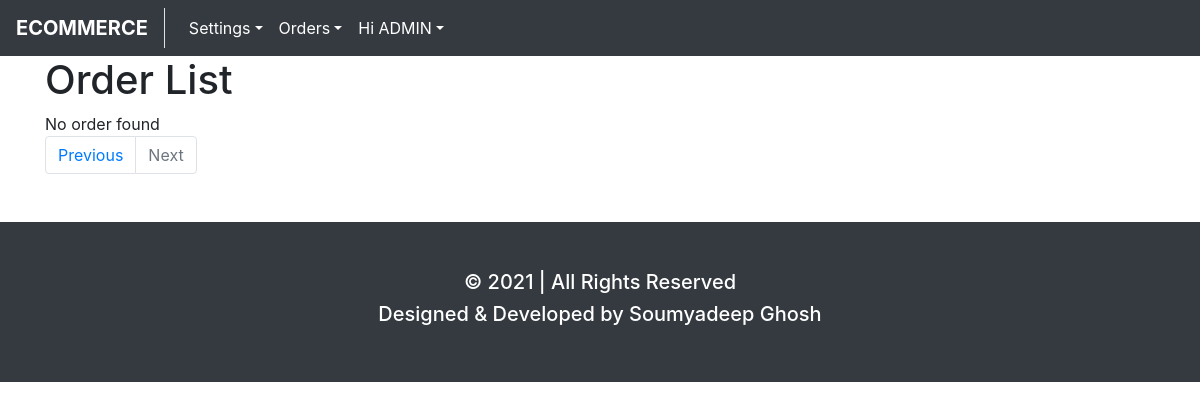
The page /orderlist.php?page=3 (signed in) on the database as committed earlier.
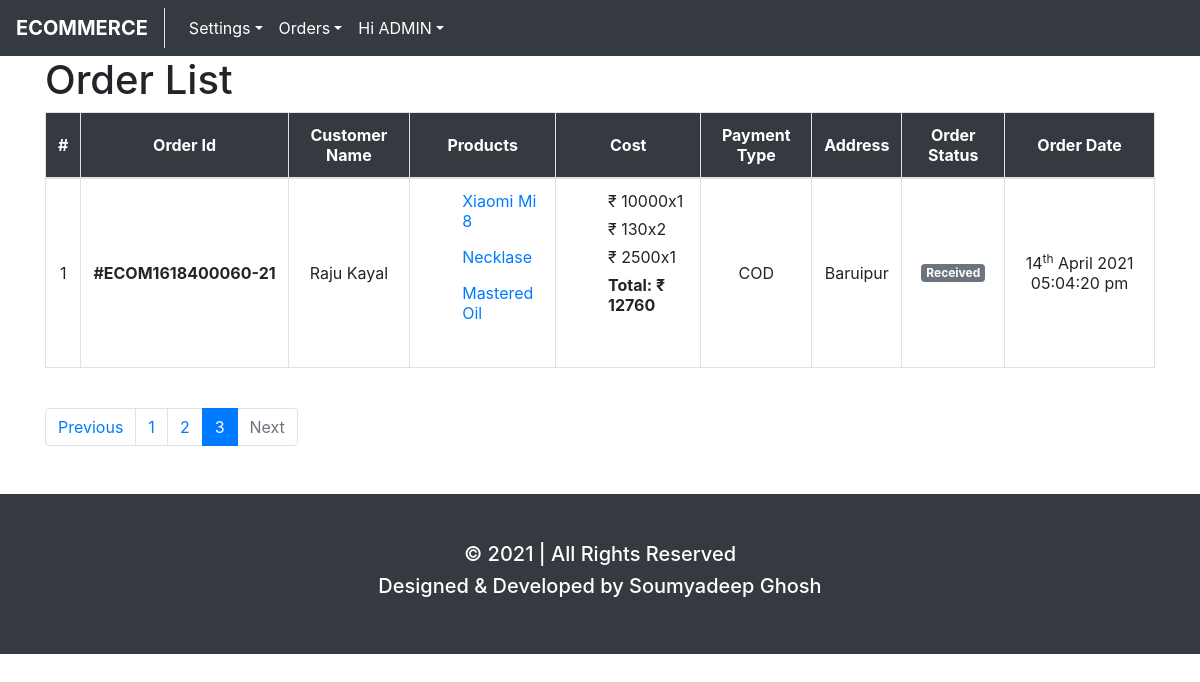
The same page on the database as committed later.
### tables this page shows
CREATE TABLE `orders` (
  `id` int(11) NOT NULL,
  `user_id` int(11) NOT NULL,
  `products` longtext NOT NULL,
  `quantities` longtext NOT NULL,
  `prices` longtext NOT NULL,
  `address` text NOT NULL,
  `payment_method` varchar(50) NOT NULL,
  `invoice` varchar(100) NOT NULL,
  `status` tinyint(1) NOT NULL DEFAULT 1 COMMENT '0=cancelled\r\n1=ordered\r\n2=packed\r\n3=shiped\r\n4=delivered',
  `date` varchar(255) NOT NULL,
  `time` varchar(255) NOT NULL
);

CREATE TABLE `users` (
  `id` int(11) NOT NULL,
  `name` varchar(255) NOT NULL,
  `email` varchar(100) NOT NULL,
  `sex` varchar(10) NOT NULL,
  `address` varchar(255) NOT NULL,
  `username` varchar(50) NOT NULL,
  `password` varchar(100) NOT NULL,
  `type` tinyint(1) NOT NULL DEFAULT 0 COMMENT 'user=0\r\nadmin=1',
  `created_at` varchar(50) NOT NULL,
  `updated_at` varchar(50) NOT NULL
);

### orderlist.php (the view, shortened to what the changed rows need)
<?php
    include "config.php";
    $psql = "SELECT id,name FROM product";
    $pquery = mysqli_query($link,$psql);
    $product_list = [];
    while($result = mysqli_fetch_assoc($pquery)){
        $product_list[$result['id']]['name'] = $result['name'];
    }
    $page = isset($_GET['page']) ? mysqli_real_escape_string($link,$_GET['page']) : 1;
    $limit = 3;
    $offset = ($page - 1) * $limit;
    if($_SESSION['type'] == 1){
        $sql = "SELECT orders.id as order_id,users.name as user_name,products,quantities,orders.prices as prices,orders.address as order_address,payment_method,invoice,status,date,time FROM orders LEFT JOIN users ON orders.user_id=users.id LIMIT $limit OFFSET $offset";
    }
    $query = mysqli_query($link,$sql);
?>
<head>
    <?php include 'layouts/head.php' ?>
</head>
<body>
    <?php include 'layouts/header.php' ?>
    <div class="container">
        <h1>Order List</h1>
        <?php if(mysqli_num_rows($query) > 0){ $orders = mysqli_fetch_all($query,MYSQLI_ASSOC); $slno = 1; ?>
        <table class="table table-bordered">
            <thead class="bg-dark text-center text-white">
                <tr>
                    <th class="align-middle">#</th>
                    <th class="align-middle">Order Id</th>
                    <?= $_SESSION['type'] == 1 ? '<th class="align-middle">Customer Name</th>' : '' ?>
                    <th class="align-middle">Products</th>
                    <th class="align-middle">Cost</th>
                    <?= $_SESSION['type'] == 1 ? '<th class="align-middle">Payment Type</th>' : '' ?>
                    <?= $_SESSION['type'] == 1 ? '<th class="align-middle">Address</th>' : '' ?>
                    <th class="align-middle">Order Status</th>
                    <th class="align-middle">Order Date</th>
                </tr>
            </thead>
            <tbody>
                <?php
                    if($_SESSION['type'] == 1){
                        $psql = "SELECT * FROM orders";
                    }else{
                        $psql = "SELECT * FROM orders WHERE user_id='$user_id'";
                    }
                    $pquery = mysqli_query($link,$psql);
                    $total_record = mysqli_num_rows($pquery);
                    $total_page = ceil($total_record / $limit);
                    foreach($orders as $order){
                ?>
                <tr class="oreder-item">
                    <td class="align-middle text-center"><?= $slno ?></td>
                    <td class="align-middle text-center"><strong><?= '#ECOM'.strtotime($order['time'].' '.$order['date']).'-'.$order['order_id'] ?></strong></td>
                    <?= $_SESSION['type'] == 1 ? '<td class="align-middle text-center">'.$order['user_name'].'</td>' : '' ?>
                    <?php
                        $arr = json_decode($order['products']);
                        $product_array = [];
                        foreach($product_list as $id=>$item){
                            if(in_array($id,$arr)){
                                $product_array[$id] = $item;
                            }
                        }
                    ?>
                    <td>
                        <ul style="list-style-type:none">
                            <?php foreach($product_array as $id=>$product){ ?>
                                <li class="pb-3"><a href="#" data-toggle="popover" title="<?= $product['name'] ?>" data-pid="<?= $id ?>" data-num="<?= $slno ?>" id="<?= $slno.'-'.$id ?>" class="product"><?= $product['name'] ?></li>
                            <?php } ?>
                        </ul>
                    </td>
                    <td>
                        <ul style="list-style-type:none">
                            <?php
                                $total = 0;
                                $quantities = json_decode($order['quantities']);
                                foreach(json_decode($order['prices']) as $key=>$price){
                                    $total += $price * $quantities[$key];
                            ?>
                                <li class="pb-2">&#8377 <?= $price.'x'.$quantities[$key] ?></li>
                            <?php } ?>
                            <li><strong>Total: &#8377 <?= $total ?></strong></li>
                        </ul>
                    </td>
                    <?= $_SESSION['type'] == 1 ? '<td class="align-middle text-center">'.strtoupper($order['payment_method']).'</td>' : '' ?>
                    <?= $_SESSION['type'] == 1 ? '<td class="align-middle text-center">'.$order['order_address'].'</td>' : '' ?>
                    <?php
                        switch($order['status']){
                            case 1:
                                $status = 'Received';
                                $class = 'badge badge-secondary';
                                break;
                        }
                    ?>
                    <td class="align-middle text-center"><span class="<?= isset($class) ? $class : '' ?>"><?= isset($status) ? $status : '' ?></span></td>
                    <?php
                        $date = date('d',strtotime($order['date']));
                        $str = '';
                        if($date < 10){
                            if($date == 1)
                                $str = 'st';
                            else if($date == 2)
                                $str = 'nd';
                            else if($date == 3)
                                $str = 'rd';
                            else
                                $str = 'th';
                        }else{
                            if($date[1] == 1)
                                $str = 'st';
                            else if($date[1] == 2)
                                $str = 'nd';
                            else if($date[1] == 3)
                                $str = 'rd';
                            else
                                $str = 'th';
                        }
                    ?>
                    <td class="align-middle text-center"><?= date('d',strtotime($order['date'])).'<sup>'.$str.'</sup>'.date(' F Y',strtotime($order['date'])).' '.$order['time'] ?></td>
                </tr>
                <?php $slno++; }}else{ ?>
                    <tr><td class="text-center" colspan="<?= $_SESSION['type'] == 1 ? 9 : 7 ?>">No order found</td></tr>
                <?php } ?>
            </tbody>
        </table>
        <br>
        <ul class="pagination">
            <?php for($i=1;$i<=$total_page;$i++){ ?>
                <li class="page-item <?= ($page == $i) ? 'active' : '' ?>"><a class="page-link" href="orderlist.php?page=<?= $i ?>"><?php echo $i ?></a></li>
            <?php } ?>
        </ul>
    </div>
    <?php include 'layouts/footer.php' ?>
</body>

Rows that differ between the two databases and show on the page:
added orders: strtotime($order['time'].' '.$order['date']) "1618400060", id "21", user.name "Raju Kayal", name "Xiaomi Mi 8", name "Necklase", name "Mastered Oil", prices "10000", quantities "1", prices "130", quantities "2", prices "2500", total "12760", payment_method "COD", address "Baruipur", status "Received", date "14", date "th", date "April 2021", time "05:04:20 pm"
Other text that changed with them:
text no longer shown: "No order found"
text now shown: "# Order Id Customer Name Products Cost Payment Type Address Order Status Order Date"
new list line: "1"
new list line: "2"
new list line: "3"
